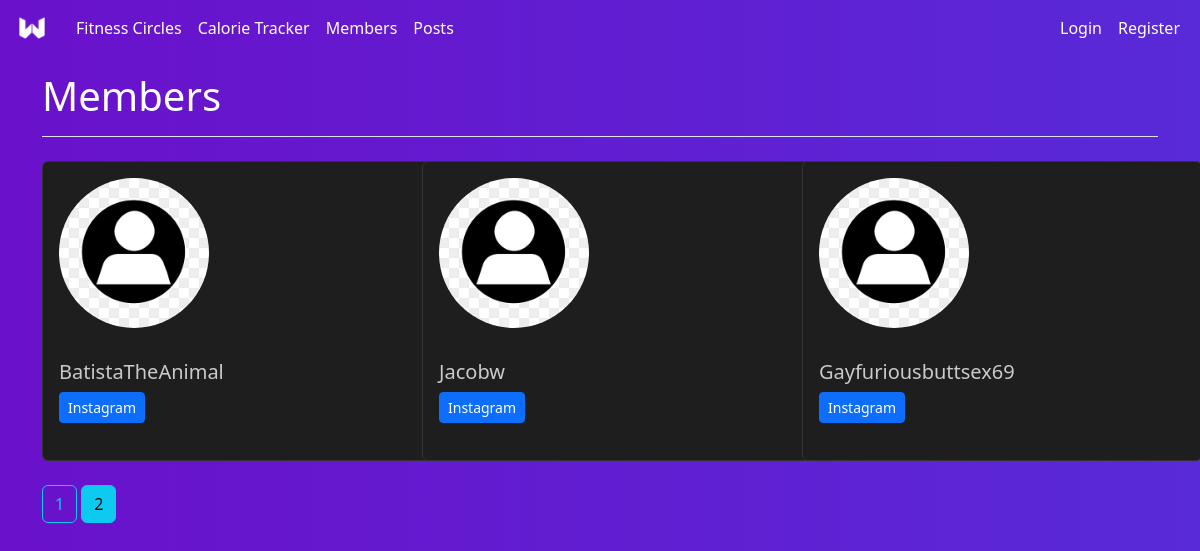
Page /members?page=2 on the earlier database version.
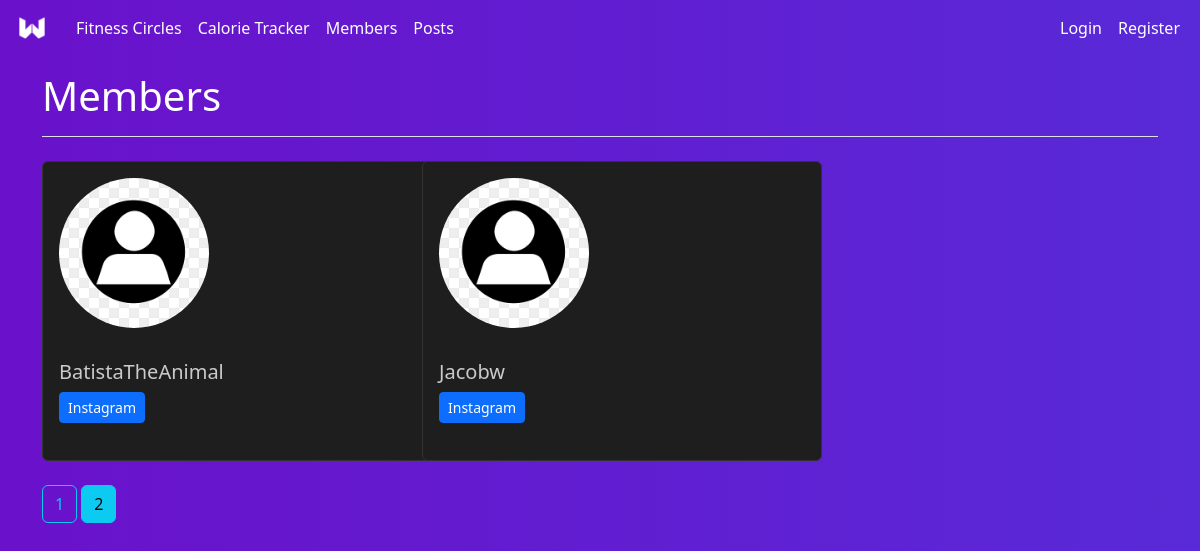
Same page on the later database version.
### WeeklyWeighIn/models.py (models this page shows, shortened)
class Users(db.Model, UserMixin):
    id = db.Column(db.Integer, primary_key=True)
    first_name = db.Column(db.String(20), nullable=False)
    last_name = db.Column(db.String(20), nullable=False)
    username = db.Column(db.String(20), unique=True, nullable=False)
    email = db.Column(db.String(120), unique=True, nullable=False)
    image_file = db.Column(db.String(20), nullable=False, default='default.jpg')
    password = db.Column(db.String(60), nullable=False)
    posts = db.relationship('Post', backref='author', lazy=True)
    comments = db.relationship('Comment', backref='comment_author', lazy=True)

### WeeklyWeighIn/routes.py (the view)
@app.route('/members')
def members():
    page = request.args.get('page', 1, type=int)
    per_page = 9
    users = Users.query.paginate(page=page, per_page=per_page)
    return render_template('member_list.html', title='Members', users=users)

### WeeklyWeighIn/templates/member_list.html (shortened to what this page needs)
{% extends 'base.html' %}
{% set page_title = "Members" %}
{% block content %}
<div class="container mt-3">
    <div class="row">
        {% for user in users %}
        <div class="col-md-4 mb-4">
            <div class="card custom-card" style="width: 400px; height: 300px;">
                <img src="{{ url_for('static', filename='photos/profile_pics/' + (user.image_file if user.image_file else 'default.png')) }}"
                    class="card-img-top rounded-circle responsive-img mt-3 ms-3" alt="{{ user.name }}">
                <div class="card-body">
                    <h5 class="card-title text-grey mt-3">{{ user.username }}</h5>
                    <a href="https://www.instagram.com/{{ user.instagram_tag }}" target="_blank"
                        class="btn btn-primary btn-sm">
                         Instagram
                    </a>
                </div>
            </div>
        </div>
        {% endfor %}
    </div>
    {% for page_num in users.iter_pages(left_edge=1, right_edge=1, left_current=1, right_current=2) %}
    {% if page_num %}
        {% if users.page == page_num %}
            <a class="btn btn-info mb-4" href="{{ url_for('members', page=page_num) }}">{{ page_num }}</a>
        {% else %}
            <a class="btn btn-outline-info mb-4" href="{{ url_for('members', page=page_num) }}">{{ page_num }}</a>
        {% endif %}
    {% else %}
        <span class="btn btn-outline-secondary mb-4 disabled">...</span>
    {% endif %}
{% endfor %}
</div>
{% endblock %}

Differences in the rows shown:
removed Users: image_file (placeholder picture), username "Gayfuriousbuttsex69"
